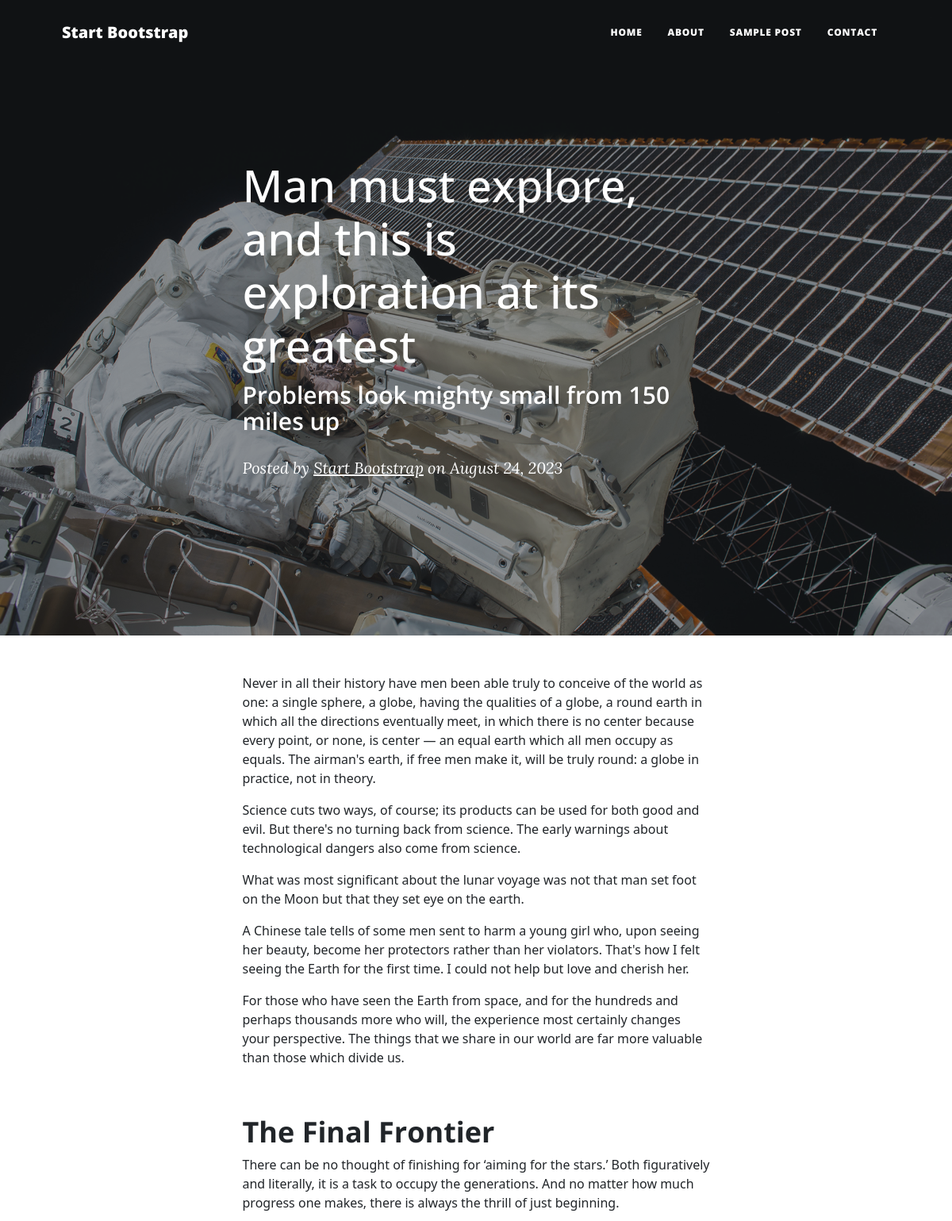
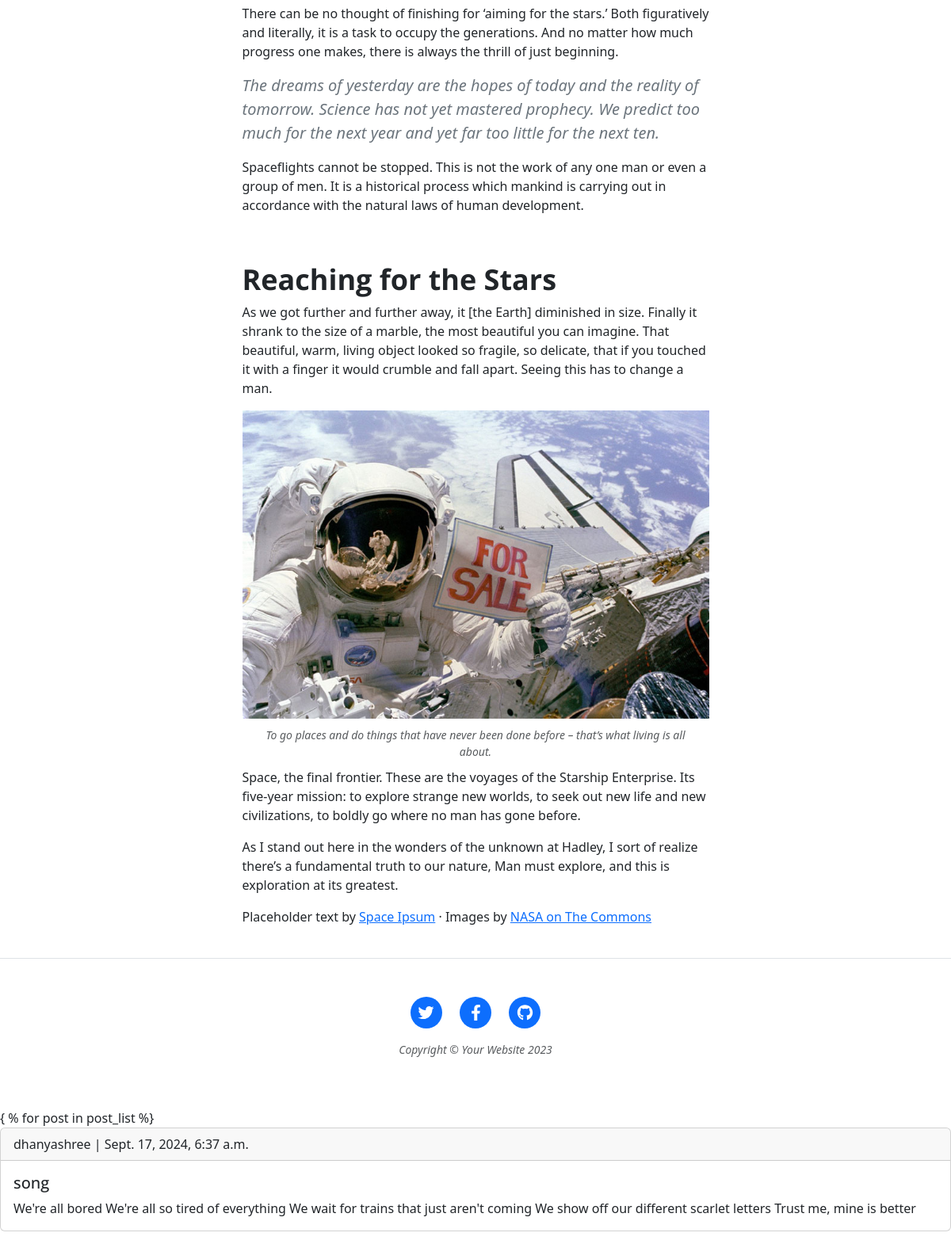
The page /song/ on the database its author committed (2 pictures, top to bottom).
### blog/models.py (models this page shows, shortened)
class Post(models.Model):
    title = models.CharField(max_length=200, unique=True)
    slug = models.SlugField(max_length=200,unique=True)
    author = models.ForeignKey(User,on_delete=models.CASCADE,related_name='blog_posts')
    content = models.TextField()
    updated_on = models.DateTimeField(auto_now=True)
    created_on = models.DateTimeField(auto_now_add=True)
    status = models.IntegerField(choices=STATUS,default=0)
    class Meta:
        ordering = ['-created_on']

### blog/views.py (the view)
# urls.py: path('<slug:slug>/', views.PostDetail.as_view(),name='post_detail'),
class PostDetail(generic.DeleteView):
    model = Post
    template_name = 'blog/detail.html'

### templates/blog/detail.html (shortened to what this page needs)
{% load static %}
<!DOCTYPE html>
<html lang="en">
    <head>
        <link href="{% static 'css/styles.css' %}" rel="stylesheet" />
    </head>
    <body>
        <nav class="navbar navbar-expand-lg navbar-light" id="mainNav">
            <div class="container px-4 px-lg-5">
                <a class="navbar-brand" href="index.html">Start Bootstrap</a>
                <div class="collapse navbar-collapse" id="navbarResponsive">
                    <ul class="navbar-nav ms-auto py-4 py-lg-0">
                        <li class="nav-item"><a class="nav-link px-lg-3 py-3 py-lg-4" href="index.html">Home</a></li>
                        <li class="nav-item"><a class="nav-link px-lg-3 py-3 py-lg-4" href="about.html">About</a></li>
                        <li class="nav-item"><a class="nav-link px-lg-3 py-3 py-lg-4" href="post.html">Sample Post</a></li>
                        <li class="nav-item"><a class="nav-link px-lg-3 py-3 py-lg-4" href="contact.html">Contact</a></li>
                    </ul>
                </div>
            </div>
        </nav>
        <header class="masthead" style="background-image: url('assets/img/post-bg.jpg')">
            <div class="container position-relative px-4 px-lg-5">
                <div class="row gx-4 gx-lg-5 justify-content-center">
                    <div class="col-md-10 col-lg-8 col-xl-7">
                        <div class="post-heading">
                            <h1>Man must explore, and this is exploration at its greatest</h1>
                            <h2 class="subheading">Problems look mighty small from 150 miles up</h2>
                            <span class="meta">
                                Posted by
                                <a href="#!">Start Bootstrap</a>
                                on August 24, 2023
                            </span>
                        </div>
                    </div>
                </div>
            </div>
        </header>
        <article class="mb-4">
            <div class="container px-4 px-lg-5">
                <div class="row gx-4 gx-lg-5 justify-content-center">
                    <div class="col-md-10 col-lg-8 col-xl-7">
                        <p>Never in all their history have men been able truly to conceive of the world as one: a single sphere, a globe, having the qualities of a globe, a round earth in which all the directions eventually meet, in which there is no center because every point, or none, is center — an equal earth which all men occupy as equals. The airman's earth, if free men make it, will be truly round: a globe in practice, not in theory.</p>
                        <p>Science cuts two ways, of course; its products can be used for both good and evil. But there's no turning back from science. The early warnings about technological dangers also come from science.</p>
                        <p>What was most significant about the lunar voyage was not that man set foot on the Moon but that they set eye on the earth.</p>
                        <p>A Chinese tale tells of some men sent to harm a young girl who, upon seeing her beauty, become her protectors rather than her violators. That's how I felt seeing the Earth for the first time. I could not help but love and cherish her.</p>
                        <p>For those who have seen the Earth from space, and for the hundreds and perhaps thousands more who will, the experience most certainly changes your perspective. The things that we share in our world are far more valuable than those which divide us.</p>
                        <h2 class="section-heading">The Final Frontier</h2>
                        <p>There can be no thought of finishing for ‘aiming for the stars.’ Both figuratively and literally, it is a task to occupy the generations. And no matter how much progress one makes, there is always the thrill of just beginning.</p>
                        <p>There can be no thought of finishing for ‘aiming for the stars.’ Both figuratively and literally, it is a task to occupy the generations. And no matter how much progress one makes, there is always the thrill of just beginning.</p>
                        <blockquote class="blockquote">The dreams of yesterday are the hopes of today and the reality of tomorrow. Science has not yet mastered prophecy. We predict too much for the next year and yet far too little for the next ten.</blockquote>
                        <p>Spaceflights cannot be stopped. This is not the work of any one man or even a group of men. It is a historical process which mankind is carrying out in accordance with the natural laws of human development.</p>
                        <h2 class="section-heading">Reaching for the Stars</h2>
                        <p>As we got further and further away, it [the Earth] diminished in size. Finally it shrank to the size of a marble, the most beautiful you can imagine. That beautiful, warm, living object looked so fragile, so delicate, that if you touched it with a finger it would crumble and fall apart. Seeing this has to change a man.</p>
                        <a href="#!"><img class="img-fluid" src="assets/img/post-sample-image.jpg" alt="..." /></a>
                        <span class="caption text-muted">To go places and do things that have never been done before – that’s what living is all about.</span>
                        <p>Space, the final frontier. These are the voyages of the Starship Enterprise. Its five-year mission: to explore strange new worlds, to seek out new life and new civilizations, to boldly go where no man has gone before.</p>
                        <p>As I stand out here in the wonders of the unknown at Hadley, I sort of realize there’s a fundamental truth to our nature, Man must explore, and this is exploration at its greatest.</p>
                        <p>
                            Placeholder text by
                            <a href="http://spaceipsum.com/">Space Ipsum</a>
                            &middot; Images by
                            <a href="https://www.flickr.com/photos/nasacommons/">NASA on The Commons</a>
                        </p>
                    </div>
                </div>
            </div>
        </article>
        <footer class="border-top">
            <div class="container px-4 px-lg-5">
                <div class="row gx-4 gx-lg-5 justify-content-center">
                    <div class="col-md-10 col-lg-8 col-xl-7">
                        <ul class="list-inline text-center">
                            <li class="list-inline-item">
                                <a href="#!">
                                    <span class="fa-stack fa-lg">
                                        <i class="fas fa-circle fa-stack-2x"></i>
                                        <i class="fab fa-twitter fa-stack-1x fa-inverse"></i>
                                    </span>
                                </a>
                            </li>
                            <li class="list-inline-item">
                                <a href="#!">
                                    <span class="fa-stack fa-lg">
                                        <i class="fas fa-circle fa-stack-2x"></i>
                                        <i class="fab fa-facebook-f fa-stack-1x fa-inverse"></i>
                                    </span>
                                </a>
                            </li>
                            <li class="list-inline-item">
                                <a href="#!">
                                    <span class="fa-stack fa-lg">
                                        <i class="fas fa-circle fa-stack-2x"></i>
                                        <i class="fab fa-github fa-stack-1x fa-inverse"></i>
                                    </span>
                                </a>
                            </li>
                        </ul>
                        <div class="small text-center text-muted fst-italic">Copyright &copy; Your Website 2023</div>
                    </div>
                </div>
            </div>
        </footer>
    </body>
</html>
<!doctype html>
<html lang="en">
  <head>
    <link href="https://cdn.jsdelivr.net/npm/bootstrap@5.3.3/dist/css/bootstrap.min.css" rel="stylesheet">
  </head>
  <body>
    { % for post in post_list %}
    <div class="card mb-3">
        <div class="card-header">
            {{post.author}} | {{post.created_on}}
        </div>
        <div class="card-body">
            <h5 class=""card-title>{{post.title}}</a></h5>
            <p class="card-text">{{post.content}}</p>
        </div>
      </div>
  </body>
</html>

### rows shown on the page
Post: author "dhanyashree", created_on "Sept. 17, 2024, 6:37 a.m.", title "song", content "We're all bored We're all so tired of everything We wait for trains that just aren't coming We show off our different scarlet letters Trust me, mine is better"
